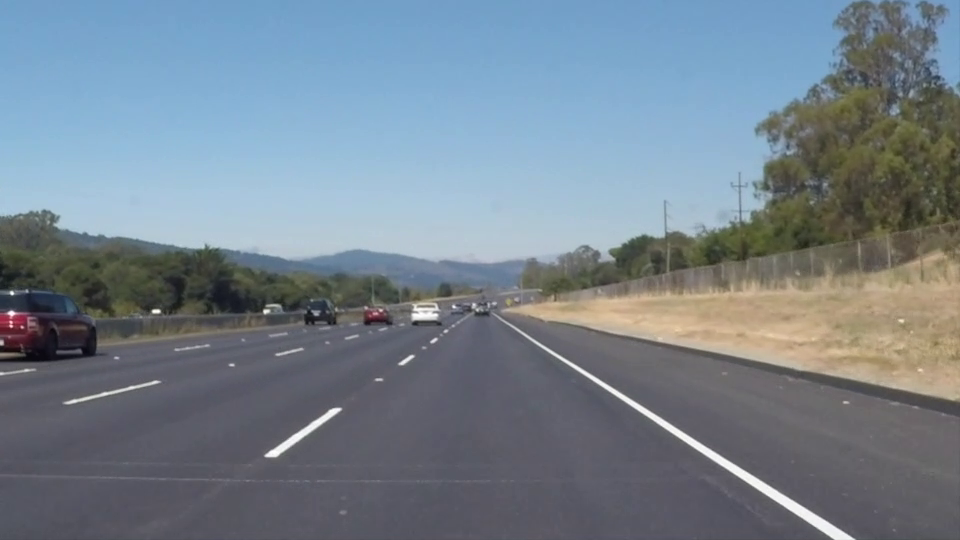
#> input picture frame 22 of visao_computacional/teste_hsl/solidWhiteRight.mp4, 960 x 540 px, given in place of nissan.mp4, which was not available
$ python video.py
#> lines starting #> are read from the running program, lines starting #| are printed output that depends on the picture; after the words box and inside, x2 and y2 are one past the last pixel; in counts of white or black regions, pixels touching at a corner belong together; pictures that were not available may be replaced by others from this repository, and a replacement may not be noted
#-*- coding: utf-8 -*-
# =============================================================
#
#                       -- ROBOCAR --
#
# TIME: CarNotFound
# CARRO: 404
#
# =============================================================
import cv2;
import numpy as np;


def pintarPista(imagem):
	#cortando a imagem pela metade(estabelecendo um limite superior)
	height, width = imagem.shape[:2]
	imagem = imagem[int(0.25*height):height, 0:width]

	#binarizando a imagem com thresh manual
	thresh = 50
	th, imagem = cv2.threshold(imagem, thresh, 255, cv2.THRESH_BINARY)

	#binarizando a imagem com thresh automatico
	# thresh, imagem  = cv2.threshold(imagem,0,255,cv2.THRESH_BINARY+cv2.THRESH_OTSU)
	# print thresh

	#invertendo a binarização para que seja possível "pintar" a pista
	#imagem = np.invert(imagem)

	#para continuar o código, é necessário trabalhar com duas imagens. Aqui estou fazendo uma cópia
	copia = imagem.copy()

	#pegando novamente a altura e largura e criando uma nova imagem com zeros
	height, width = copia.shape[:2]
	mask = np.zeros((height+2, width+2), np.uint8)

	#definindo os pontos sementes de onde começará a pintura
	pontoAx = int(width/2 * 0.7)
	pontoAy = int(height * 0.85)
	pontoBx = int(width/2 * 1.3)
	pontoBy = int(height * 0.85)

	#pintando a cópia
	cv2.floodFill(copia, mask, (pontoAx, pontoAy), 255)
	cv2.floodFill(copia, mask, (pontoBx, pontoBy), 255)

	#combinando a cópia com a imagem normal para gerar o resultado esperado
	imagem = imagem | copia

	#retornando
	return imagem


#captura de vídeo
cap = cv2.VideoCapture('nissan.mp4')
cap.set(cv2.CAP_PROP_FPS,60)
while(1):
   ret, frame = cap.read()
#> frame is the input picture: shape (540, 960, 3); mean B, G, R 141.9, 130.7, 117.7

   #converte video para gray scale
   gray_vid = cv2.cvtColor(frame, cv2.COLOR_BGR2GRAY)
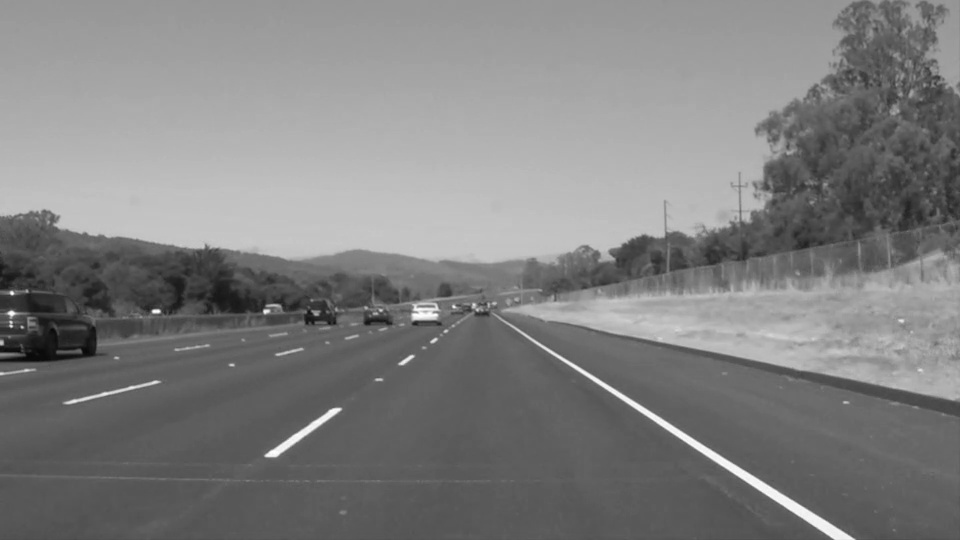
#> gray_vid: shape (540, 960); min 6, max 255, mean 128

   imagem = pintarPista(gray_vid)
#> in pintarPista, `imagem = imagem[int(0.25*height):height, 0:width]`:
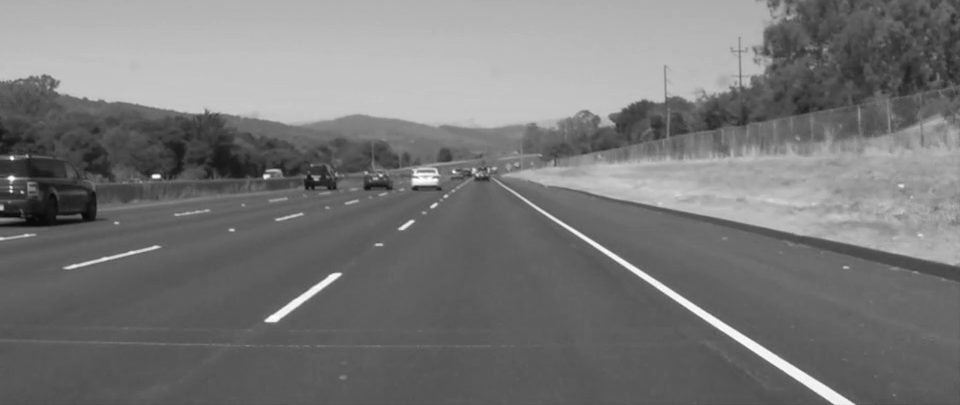
#> imagem: shape (405, 960); min 6, max 255, mean 119.7
#> in pintarPista, `th, imagem = cv2.threshold(imagem, thresh, 255, cv2.THRESH_BINARY)`:
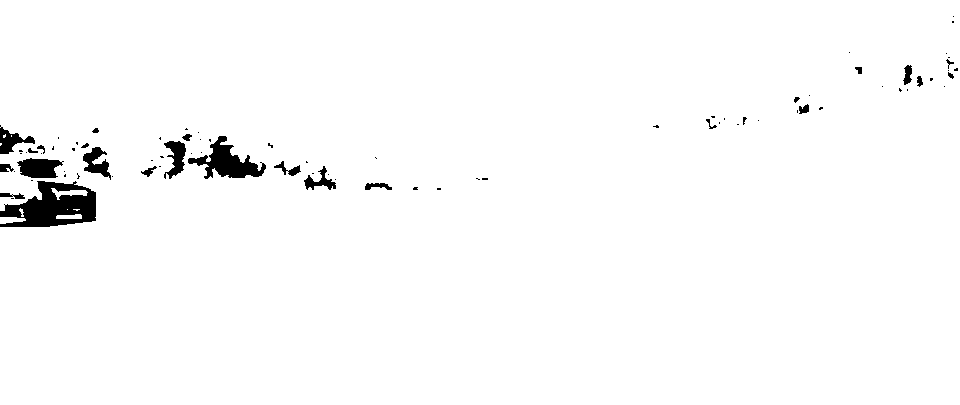
#> imagem: shape (405, 960); 98% white; 82 black regions (57 under 20 px), largest, box (x1, y1, x2, y2) and area: (0, 181, 96, 227) 2716, (188, 136, 266, 179) 1392, (17, 158, 64, 178) 676
#> in pintarPista, `th, imagem = cv2.threshold(imagem, thresh, 255, cv2.THRESH_BINARY)`: th = 50

   #exibe os frames
   cv2.imshow('Original',frame)
   cv2.imshow("Resultado", imagem)

   if cv2.waitKey(1) & 0xFF == ord('q'):
#> (key q is pressed here)
       break

cap.release()
cv2.destroyAllWindows()

$ run again, starting later in the video
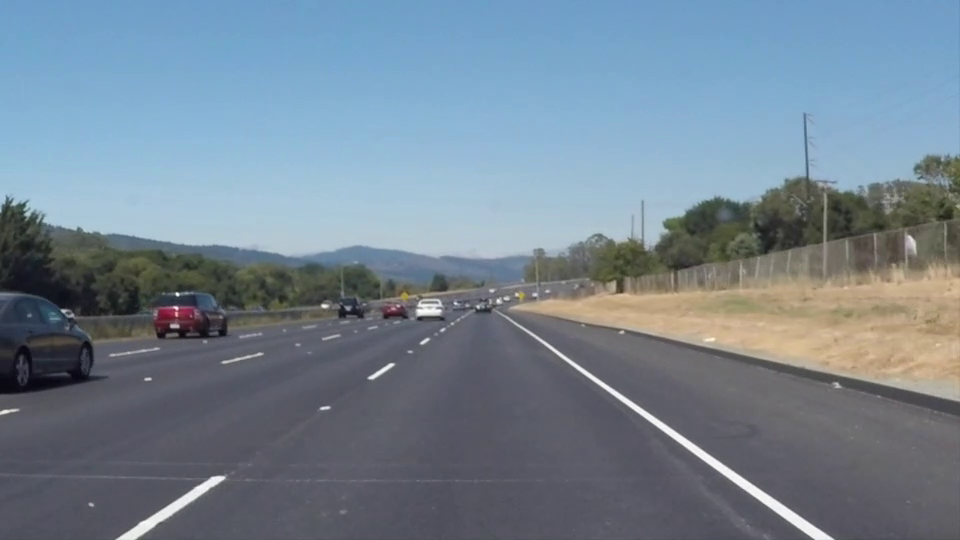
#> input picture frame 99 of visao_computacional/teste_hsl/solidWhiteRight.mp4, 960 x 540 px, given in place of nissan.mp4, which was not available
#> frame is the input picture: shape (540, 960, 3); mean B, G, R 146, 132.3, 116.7
#> `gray_vid = cv2.cvtColor(frame, cv2.COLOR_BGR2GRAY)`:
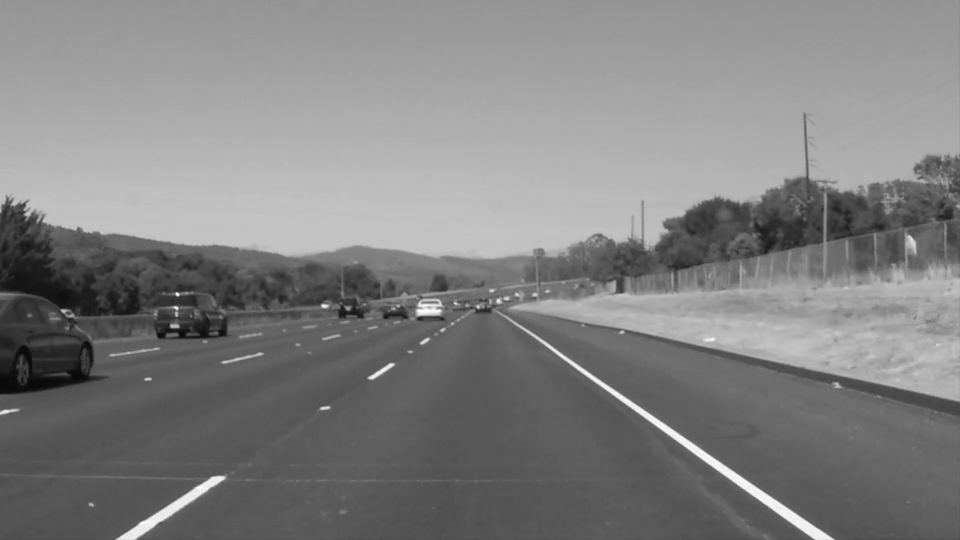
#> gray_vid: shape (540, 960); min 8, max 255, mean 129.2
#> in pintarPista, `th, imagem = cv2.threshold(imagem, thresh, 255, cv2.THRESH_BINARY)`:
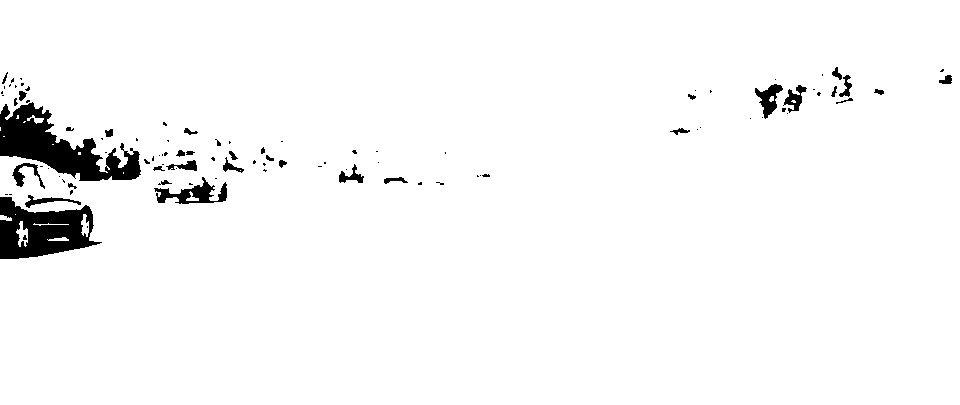
#> imagem: shape (405, 960); 96.8% white; 99 black regions (64 under 20 px), largest, box (x1, y1, x2, y2) and area: (0, 102, 141, 181) 4878, (0, 197, 102, 259) 3810, (154, 177, 227, 204) 803
#> th = 50

$ run again, starting later in the video
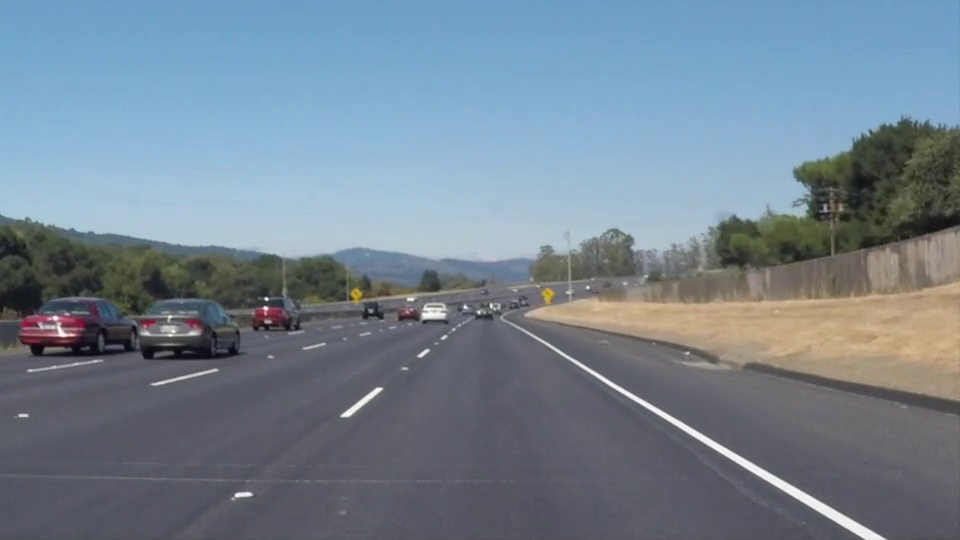
#> input picture frame 176 of visao_computacional/teste_hsl/solidWhiteRight.mp4, 960 x 540 px, given in place of nissan.mp4, which was not available
#> frame is the input picture: shape (540, 960, 3); mean B, G, R 145.2, 131.6, 116.5
#> `gray_vid = cv2.cvtColor(frame, cv2.COLOR_BGR2GRAY)`:
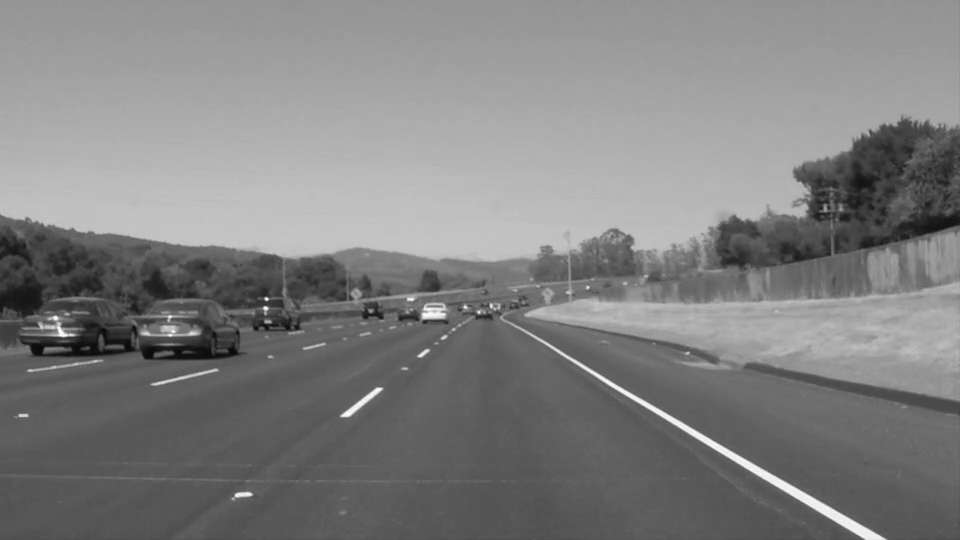
#> gray_vid: shape (540, 960); min 7, max 255, mean 128.6
#> in pintarPista, `th, imagem = cv2.threshold(imagem, thresh, 255, cv2.THRESH_BINARY)`:
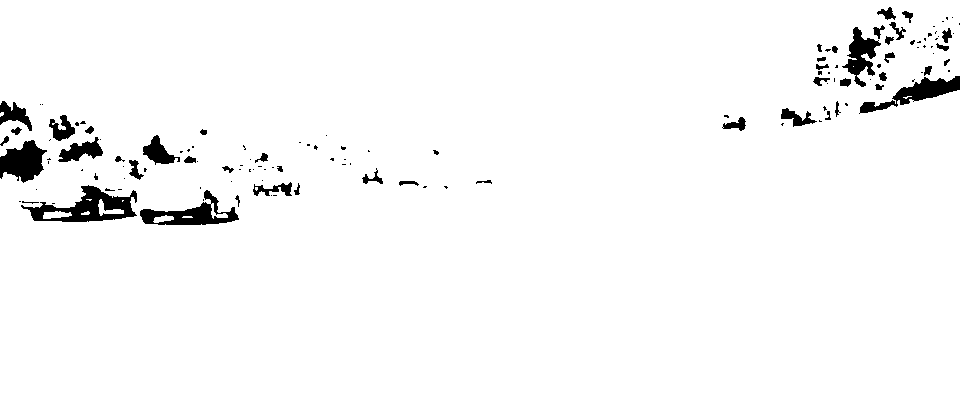
#> imagem: shape (405, 960); 97% white; 131 black regions (83 under 20 px), largest, box (x1, y1, x2, y2) and area: (21, 185, 137, 222) 1859, (140, 190, 239, 225) 1323, (859, 76, 960, 114) 1254
#> th = 50
